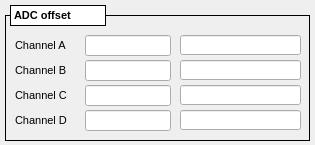
<?xml version="1.0" encoding="UTF-8"?>
<ui version="4.0">
 <class>MainWindow</class>
 <widget class="QMainWindow" name="MainWindow">
  <property name="geometry">
   <rect>
    <x>0</x>
    <y>0</y>
    <width>315</width>
    <height>145</height>
   </rect>
  </property>
  <property name="windowTitle">
   <string>MainWindow</string>
  </property>
  <property name="Title" stdset="0">
   <string>ADC offset on $(DEVICE)</string>
  </property>
  <widget class="QWidget" name="centralwidget">
   <widget class="caFrame" name="caframe_5">
    <property name="geometry">
     <rect>
      <x>5</x>
      <y>15</y>
      <width>305</width>
      <height>126</height>
     </rect>
    </property>
    <property name="font">
     <font>
      <pointsize>8</pointsize>
     </font>
    </property>
    <property name="autoFillBackground">
     <bool>false</bool>
    </property>
    <property name="frameShape">
     <enum>QFrame::Box</enum>
    </property>
    <property name="frameShadow">
     <enum>QFrame::Plain</enum>
    </property>
    <property name="lineWidth">
     <number>1</number>
    </property>
    <property name="midLineWidth">
     <number>1</number>
    </property>
    <property name="background">
     <color>
      <red>0</red>
      <green>0</green>
      <blue>0</blue>
     </color>
    </property>
    <property name="backgroundMode">
     <enum>caFrame::Outline</enum>
    </property>
    <widget class="QLabel" name="label_20">
     <property name="geometry">
      <rect>
       <x>10</x>
       <y>20</y>
       <width>66</width>
       <height>20</height>
      </rect>
     </property>
     <property name="font">
      <font>
       <pointsize>8</pointsize>
      </font>
     </property>
     <property name="text">
      <string>Channel A</string>
     </property>
     <property name="alignment">
      <set>Qt::AlignLeading|Qt::AlignLeft|Qt::AlignVCenter</set>
     </property>
    </widget>
    <widget class="caLineEdit" name="calineedit_17">
     <property name="geometry">
      <rect>
       <x>175</x>
       <y>20</y>
       <width>121</width>
       <height>20</height>
      </rect>
     </property>
     <property name="font">
      <font>
       <family>Sans Serif</family>
       <pointsize>10</pointsize>
      </font>
     </property>
     <property name="alignment">
      <set>Qt::AlignRight|Qt::AlignTrailing|Qt::AlignVCenter</set>
     </property>
     <property name="readOnly">
      <bool>true</bool>
     </property>
     <property name="channel" stdset="0">
      <string notr="true">$(DEVICE):dsp:adc_offset:A_mon</string>
     </property>
     <property name="foreground">
      <color>
       <red>0</red>
       <green>0</green>
       <blue>0</blue>
      </color>
     </property>
     <property name="background">
      <color>
       <red>255</red>
       <green>255</green>
       <blue>255</blue>
      </color>
     </property>
     <property name="colorMode">
      <enum>caLineEdit::Static</enum>
     </property>
     <property name="frameLineWidth" stdset="0">
      <number>1</number>
     </property>
     <property name="fontScaleMode" stdset="0">
      <enum>caLineEdit::WidthAndHeight</enum>
     </property>
     <property name="unitsEnabled">
      <bool>true</bool>
     </property>
    </widget>
    <widget class="caTextEntry" name="catextentry_14">
     <property name="geometry">
      <rect>
       <x>80</x>
       <y>20</y>
       <width>86</width>
       <height>21</height>
      </rect>
     </property>
     <property name="alignment">
      <set>Qt::AlignRight|Qt::AlignTrailing|Qt::AlignVCenter</set>
     </property>
     <property name="channel" stdset="0">
      <string notr="true">$(DEVICE):dsp:adc_offset:A_sp</string>
     </property>
     <property name="foreground">
      <color>
       <red>170</red>
       <green>0</green>
       <blue>0</blue>
      </color>
     </property>
     <property name="background">
      <color>
       <red>255</red>
       <green>255</green>
       <blue>255</blue>
      </color>
     </property>
     <property name="colorMode">
      <enum>caLineEdit::Static</enum>
     </property>
     <property name="limitsMode">
      <enum>caLineEdit::User</enum>
     </property>
     <property name="maxValue">
      <double>50000000.000000000000000</double>
     </property>
     <property name="minValue">
      <double>0.000000000000000</double>
     </property>
    </widget>
    <widget class="QLabel" name="label_21">
     <property name="geometry">
      <rect>
       <x>10</x>
       <y>45</y>
       <width>66</width>
       <height>20</height>
      </rect>
     </property>
     <property name="font">
      <font>
       <pointsize>8</pointsize>
      </font>
     </property>
     <property name="text">
      <string>Channel B</string>
     </property>
     <property name="alignment">
      <set>Qt::AlignLeading|Qt::AlignLeft|Qt::AlignVCenter</set>
     </property>
    </widget>
    <widget class="caLineEdit" name="calineedit_18">
     <property name="geometry">
      <rect>
       <x>175</x>
       <y>45</y>
       <width>121</width>
       <height>20</height>
      </rect>
     </property>
     <property name="font">
      <font>
       <family>Sans Serif</family>
       <pointsize>10</pointsize>
      </font>
     </property>
     <property name="alignment">
      <set>Qt::AlignRight|Qt::AlignTrailing|Qt::AlignVCenter</set>
     </property>
     <property name="readOnly">
      <bool>true</bool>
     </property>
     <property name="channel" stdset="0">
      <string notr="true">$(DEVICE):dsp:adc_offset:B_mon</string>
     </property>
     <property name="foreground">
      <color>
       <red>0</red>
       <green>0</green>
       <blue>0</blue>
      </color>
     </property>
     <property name="background">
      <color>
       <red>255</red>
       <green>255</green>
       <blue>255</blue>
      </color>
     </property>
     <property name="colorMode">
      <enum>caLineEdit::Static</enum>
     </property>
     <property name="frameLineWidth" stdset="0">
      <number>1</number>
     </property>
     <property name="fontScaleMode" stdset="0">
      <enum>caLineEdit::WidthAndHeight</enum>
     </property>
     <property name="unitsEnabled">
      <bool>true</bool>
     </property>
    </widget>
    <widget class="caTextEntry" name="catextentry_15">
     <property name="geometry">
      <rect>
       <x>80</x>
       <y>45</y>
       <width>86</width>
       <height>21</height>
      </rect>
     </property>
     <property name="alignment">
      <set>Qt::AlignRight|Qt::AlignTrailing|Qt::AlignVCenter</set>
     </property>
     <property name="channel" stdset="0">
      <string notr="true">$(DEVICE):dsp:adc_offset:B_sp</string>
     </property>
     <property name="foreground">
      <color>
       <red>170</red>
       <green>0</green>
       <blue>0</blue>
      </color>
     </property>
     <property name="background">
      <color>
       <red>255</red>
       <green>255</green>
       <blue>255</blue>
      </color>
     </property>
     <property name="colorMode">
      <enum>caLineEdit::Static</enum>
     </property>
     <property name="limitsMode">
      <enum>caLineEdit::User</enum>
     </property>
     <property name="maxValue">
      <double>50000000.000000000000000</double>
     </property>
     <property name="minValue">
      <double>0.000000000000000</double>
     </property>
    </widget>
    <widget class="QLabel" name="label_22">
     <property name="geometry">
      <rect>
       <x>10</x>
       <y>70</y>
       <width>66</width>
       <height>20</height>
      </rect>
     </property>
     <property name="font">
      <font>
       <pointsize>8</pointsize>
      </font>
     </property>
     <property name="text">
      <string>Channel C</string>
     </property>
     <property name="alignment">
      <set>Qt::AlignLeading|Qt::AlignLeft|Qt::AlignVCenter</set>
     </property>
    </widget>
    <widget class="caLineEdit" name="calineedit_19">
     <property name="geometry">
      <rect>
       <x>175</x>
       <y>70</y>
       <width>121</width>
       <height>20</height>
      </rect>
     </property>
     <property name="font">
      <font>
       <family>Sans Serif</family>
       <pointsize>10</pointsize>
      </font>
     </property>
     <property name="alignment">
      <set>Qt::AlignRight|Qt::AlignTrailing|Qt::AlignVCenter</set>
     </property>
     <property name="readOnly">
      <bool>true</bool>
     </property>
     <property name="channel" stdset="0">
      <string notr="true">$(DEVICE):dsp:adc_offset:C_mon</string>
     </property>
     <property name="foreground">
      <color>
       <red>0</red>
       <green>0</green>
       <blue>0</blue>
      </color>
     </property>
     <property name="background">
      <color>
       <red>255</red>
       <green>255</green>
       <blue>255</blue>
      </color>
     </property>
     <property name="colorMode">
      <enum>caLineEdit::Static</enum>
     </property>
     <property name="frameLineWidth" stdset="0">
      <number>1</number>
     </property>
     <property name="fontScaleMode" stdset="0">
      <enum>caLineEdit::WidthAndHeight</enum>
     </property>
     <property name="unitsEnabled">
      <bool>true</bool>
     </property>
    </widget>
    <widget class="caTextEntry" name="catextentry_16">
     <property name="geometry">
      <rect>
       <x>80</x>
       <y>70</y>
       <width>86</width>
       <height>21</height>
      </rect>
     </property>
     <property name="alignment">
      <set>Qt::AlignRight|Qt::AlignTrailing|Qt::AlignVCenter</set>
     </property>
     <property name="channel" stdset="0">
      <string notr="true">$(DEVICE):dsp:adc_offset:C_sp</string>
     </property>
     <property name="foreground">
      <color>
       <red>170</red>
       <green>0</green>
       <blue>0</blue>
      </color>
     </property>
     <property name="background">
      <color>
       <red>255</red>
       <green>255</green>
       <blue>255</blue>
      </color>
     </property>
     <property name="colorMode">
      <enum>caLineEdit::Static</enum>
     </property>
     <property name="limitsMode">
      <enum>caLineEdit::User</enum>
     </property>
     <property name="maxValue">
      <double>50000000.000000000000000</double>
     </property>
     <property name="minValue">
      <double>0.000000000000000</double>
     </property>
    </widget>
    <widget class="QLabel" name="label_23">
     <property name="geometry">
      <rect>
       <x>10</x>
       <y>95</y>
       <width>66</width>
       <height>20</height>
      </rect>
     </property>
     <property name="font">
      <font>
       <pointsize>8</pointsize>
      </font>
     </property>
     <property name="text">
      <string>Channel D</string>
     </property>
     <property name="alignment">
      <set>Qt::AlignLeading|Qt::AlignLeft|Qt::AlignVCenter</set>
     </property>
    </widget>
    <widget class="caLineEdit" name="calineedit_20">
     <property name="geometry">
      <rect>
       <x>175</x>
       <y>95</y>
       <width>121</width>
       <height>20</height>
      </rect>
     </property>
     <property name="font">
      <font>
       <family>Sans Serif</family>
       <pointsize>10</pointsize>
      </font>
     </property>
     <property name="alignment">
      <set>Qt::AlignRight|Qt::AlignTrailing|Qt::AlignVCenter</set>
     </property>
     <property name="readOnly">
      <bool>true</bool>
     </property>
     <property name="channel" stdset="0">
      <string notr="true">$(DEVICE):dsp:adc_offset:D_mon</string>
     </property>
     <property name="foreground">
      <color>
       <red>0</red>
       <green>0</green>
       <blue>0</blue>
      </color>
     </property>
     <property name="background">
      <color>
       <red>255</red>
       <green>255</green>
       <blue>255</blue>
      </color>
     </property>
     <property name="colorMode">
      <enum>caLineEdit::Static</enum>
     </property>
     <property name="frameLineWidth" stdset="0">
      <number>1</number>
     </property>
     <property name="fontScaleMode" stdset="0">
      <enum>caLineEdit::WidthAndHeight</enum>
     </property>
     <property name="unitsEnabled">
      <bool>true</bool>
     </property>
    </widget>
    <widget class="caTextEntry" name="catextentry_17">
     <property name="geometry">
      <rect>
       <x>80</x>
       <y>95</y>
       <width>86</width>
       <height>21</height>
      </rect>
     </property>
     <property name="alignment">
      <set>Qt::AlignRight|Qt::AlignTrailing|Qt::AlignVCenter</set>
     </property>
     <property name="channel" stdset="0">
      <string notr="true">$(DEVICE):dsp:adc_offset:D_sp</string>
     </property>
     <property name="foreground">
      <color>
       <red>170</red>
       <green>0</green>
       <blue>0</blue>
      </color>
     </property>
     <property name="background">
      <color>
       <red>255</red>
       <green>255</green>
       <blue>255</blue>
      </color>
     </property>
     <property name="colorMode">
      <enum>caLineEdit::Static</enum>
     </property>
     <property name="limitsMode">
      <enum>caLineEdit::User</enum>
     </property>
     <property name="maxValue">
      <double>50000000.000000000000000</double>
     </property>
     <property name="minValue">
      <double>0.000000000000000</double>
     </property>
    </widget>
   </widget>
   <widget class="QLabel" name="label_37">
    <property name="geometry">
     <rect>
      <x>10</x>
      <y>5</y>
      <width>96</width>
      <height>21</height>
     </rect>
    </property>
    <property name="font">
     <font>
      <pointsize>8</pointsize>
      <weight>75</weight>
      <bold>true</bold>
     </font>
    </property>
    <property name="styleSheet">
     <string notr="true">background-color: rgb(255, 255, 255);</string>
    </property>
    <property name="frameShape">
     <enum>QFrame::Box</enum>
    </property>
    <property name="text">
     <string>ADC offset</string>
    </property>
   </widget>
  </widget>
 </widget>
 <customwidgets>
  <customwidget>
   <class>caTextEntry</class>
   <extends>caLineEdit</extends>
   <header>caTextEntry</header>
  </customwidget>
  <customwidget>
   <class>caFrame</class>
   <extends>QFrame</extends>
   <header>caFrame</header>
   <container>1</container>
  </customwidget>
  <customwidget>
   <class>caLineEdit</class>
   <extends>QLineEdit</extends>
   <header>caLineEdit</header>
  </customwidget>
 </customwidgets>
 <resources/>
 <connections/>
</ui>
